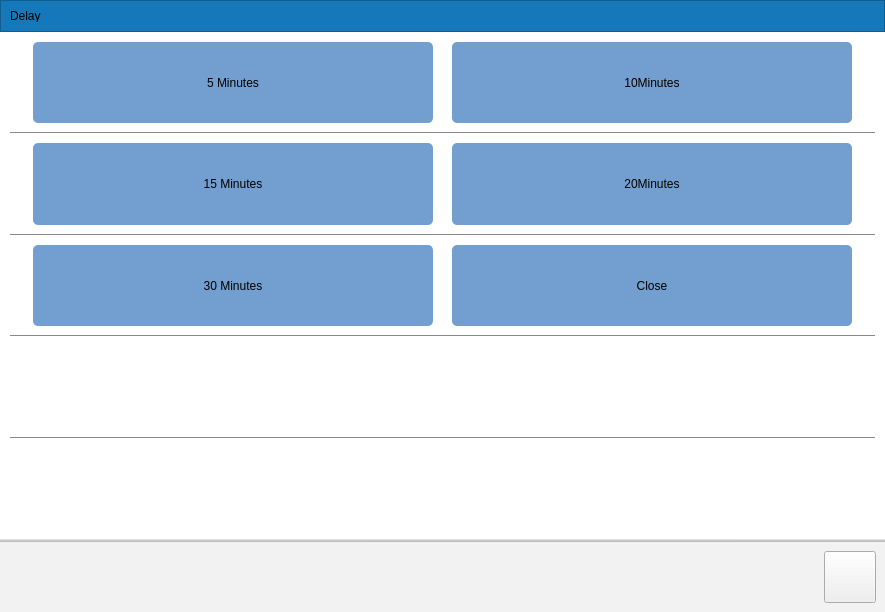
<?xml version="1.0" encoding="UTF-8"?>
<ui version="4.0">
 <class>ConfigPoweroffPage</class>
 <widget class="QWidget" name="ConfigPoweroffPage">
  <property name="geometry">
   <rect>
    <x>0</x>
    <y>0</y>
    <width>885</width>
    <height>612</height>
   </rect>
  </property>
  <property name="windowTitle">
   <string>Form</string>
  </property>
  <property name="styleSheet">
   <string notr="true">QFrame#topbar {
	background-color: #1578ba;
}

QFrame#bottombar {
	background-color: #f2f2f2;
	border: 0px solid transparent;
	border-top: 3px solid qlineargradient(spread:pad, x1:0.539, y1:0.671, x2:0.521955, y2:0.113, stop:0.00568182 rgba(149, 149, 149, 150), stop:0.801136 rgba(210, 210, 210, 150));
}

QFrame#topbar {
	max-height: 30px;
	min-height: 30px;
}

QPushButton#pushButton {
	max-height: 50px;
	min-height: 50px;
	max-width: 50px;
	min-width: 50px;
}

QFrame#frame {
	border: 0px solid transparent;
	background-color: white;
}

QFrame#frame_1,QFrame#frame_2,QFrame#frame_3,QFrame#frame_4,QFrame#frame_5{
	border: 1px solid transparent;
	background-color: white;
}

QFrame#frame_1,QFrame#frame_2,QFrame#frame_3,QFrame#frame_4 {
	border-bottom: 1px solid rgb(136, 138, 133);
}

QPushButton#pushButton {
	border-image: url(:/res/icons/ic_cancel_2.png);
}

QPushButton#button_5, QPushButton#button_10,  QPushButton#button_15,
QPushButton#button_20, QPushButton#button_30, QPushButton#button_close {
	background-color: rgb(114, 159, 207);
	max-width: 400;
	min-width: 100;
	max-height: 100;
	min-height: 50;
	/*border: 2px solid rgb(46, 52, 54);*/
	border: 0px solid transparent;
	border-radius: 5px;
}

QPushButton#button_5:checked, QPushButton#button_10:checked,  QPushButton#button_15:checked,
QPushButton#button_20:checked, QPushButton#button_30:checked, QPushButton#button_close:checked {
	background-color: rgb(52, 101, 164);
	/*border: 2px solid rgb(46, 52, 54);*/
	border: 0px solid transparent;
	border-radius: 5px;
}

QPushButton#button_5:pressed, QPushButton#button_10:pressed,  QPushButton#button_15:pressed,
QPushButton#button_20:pressed, QPushButton#button_30:pressed, QPushButton#button_close:pressed {
	background-color: rgb(52, 101, 164);
	/*border: 2px solid rgb(46, 52, 54);*/
	border: 0px solid transparent;
	border-radius: 5px;
}

</string>
  </property>
  <layout class="QVBoxLayout" name="verticalLayout_2" stretch="0,10,1">
   <property name="spacing">
    <number>0</number>
   </property>
   <property name="leftMargin">
    <number>0</number>
   </property>
   <property name="topMargin">
    <number>0</number>
   </property>
   <property name="rightMargin">
    <number>0</number>
   </property>
   <property name="bottomMargin">
    <number>0</number>
   </property>
   <item>
    <widget class="QFrame" name="topbar">
     <property name="styleSheet">
      <string notr="true"/>
     </property>
     <property name="frameShape">
      <enum>QFrame::StyledPanel</enum>
     </property>
     <property name="frameShadow">
      <enum>QFrame::Raised</enum>
     </property>
     <layout class="QHBoxLayout" name="horizontalLayout" stretch="1,1">
      <item>
       <widget class="QLabel" name="titleLabel">
        <property name="text">
         <string>Delay</string>
        </property>
       </widget>
      </item>
      <item>
       <spacer name="horizontalSpacer_2">
        <property name="orientation">
         <enum>Qt::Horizontal</enum>
        </property>
        <property name="sizeHint" stdset="0">
         <size>
          <width>429</width>
          <height>20</height>
         </size>
        </property>
       </spacer>
      </item>
     </layout>
    </widget>
   </item>
   <item>
    <widget class="QFrame" name="frame">
     <property name="frameShape">
      <enum>QFrame::StyledPanel</enum>
     </property>
     <property name="frameShadow">
      <enum>QFrame::Raised</enum>
     </property>
     <layout class="QVBoxLayout" name="verticalLayout" stretch="1,1,1,1,1">
      <property name="spacing">
       <number>0</number>
      </property>
      <property name="leftMargin">
       <number>10</number>
      </property>
      <property name="topMargin">
       <number>0</number>
      </property>
      <property name="rightMargin">
       <number>10</number>
      </property>
      <property name="bottomMargin">
       <number>0</number>
      </property>
      <item>
       <widget class="QFrame" name="frame_1">
        <property name="styleSheet">
         <string notr="true"/>
        </property>
        <property name="frameShape">
         <enum>QFrame::StyledPanel</enum>
        </property>
        <property name="frameShadow">
         <enum>QFrame::Raised</enum>
        </property>
        <layout class="QHBoxLayout" name="horizontalLayout_3">
         <item>
          <widget class="QPushButton" name="button_5">
           <property name="text">
            <string>5 Minutes</string>
           </property>
          </widget>
         </item>
         <item>
          <widget class="QPushButton" name="button_10">
           <property name="text">
            <string>10Minutes</string>
           </property>
          </widget>
         </item>
        </layout>
       </widget>
      </item>
      <item>
       <widget class="QFrame" name="frame_2">
        <property name="frameShape">
         <enum>QFrame::StyledPanel</enum>
        </property>
        <property name="frameShadow">
         <enum>QFrame::Raised</enum>
        </property>
        <layout class="QHBoxLayout" name="horizontalLayout_4">
         <item>
          <widget class="QPushButton" name="button_15">
           <property name="text">
            <string>15 Minutes</string>
           </property>
          </widget>
         </item>
         <item>
          <widget class="QPushButton" name="button_20">
           <property name="text">
            <string>20Minutes</string>
           </property>
          </widget>
         </item>
        </layout>
       </widget>
      </item>
      <item>
       <widget class="QFrame" name="frame_3">
        <property name="frameShape">
         <enum>QFrame::StyledPanel</enum>
        </property>
        <property name="frameShadow">
         <enum>QFrame::Raised</enum>
        </property>
        <layout class="QHBoxLayout" name="horizontalLayout_5">
         <item>
          <widget class="QPushButton" name="button_30">
           <property name="text">
            <string>30 Minutes</string>
           </property>
          </widget>
         </item>
         <item>
          <widget class="QPushButton" name="button_close">
           <property name="text">
            <string>Close</string>
           </property>
          </widget>
         </item>
        </layout>
       </widget>
      </item>
      <item>
       <widget class="QFrame" name="frame_4">
        <property name="frameShape">
         <enum>QFrame::StyledPanel</enum>
        </property>
        <property name="frameShadow">
         <enum>QFrame::Raised</enum>
        </property>
        <layout class="QHBoxLayout" name="horizontalLayout_6"/>
       </widget>
      </item>
      <item>
       <widget class="QFrame" name="frame_5">
        <property name="frameShape">
         <enum>QFrame::StyledPanel</enum>
        </property>
        <property name="frameShadow">
         <enum>QFrame::Raised</enum>
        </property>
       </widget>
      </item>
     </layout>
    </widget>
   </item>
   <item>
    <widget class="QFrame" name="bottombar">
     <property name="styleSheet">
      <string notr="true"/>
     </property>
     <property name="frameShape">
      <enum>QFrame::StyledPanel</enum>
     </property>
     <property name="frameShadow">
      <enum>QFrame::Raised</enum>
     </property>
     <layout class="QHBoxLayout" name="horizontalLayout_2">
      <item>
       <spacer name="horizontalSpacer">
        <property name="orientation">
         <enum>Qt::Horizontal</enum>
        </property>
        <property name="sizeHint" stdset="0">
         <size>
          <width>827</width>
          <height>20</height>
         </size>
        </property>
       </spacer>
      </item>
      <item>
       <widget class="QPushButton" name="pushButton">
        <property name="text">
         <string/>
        </property>
       </widget>
      </item>
     </layout>
    </widget>
   </item>
  </layout>
 </widget>
 <resources/>
 <connections/>
</ui>
